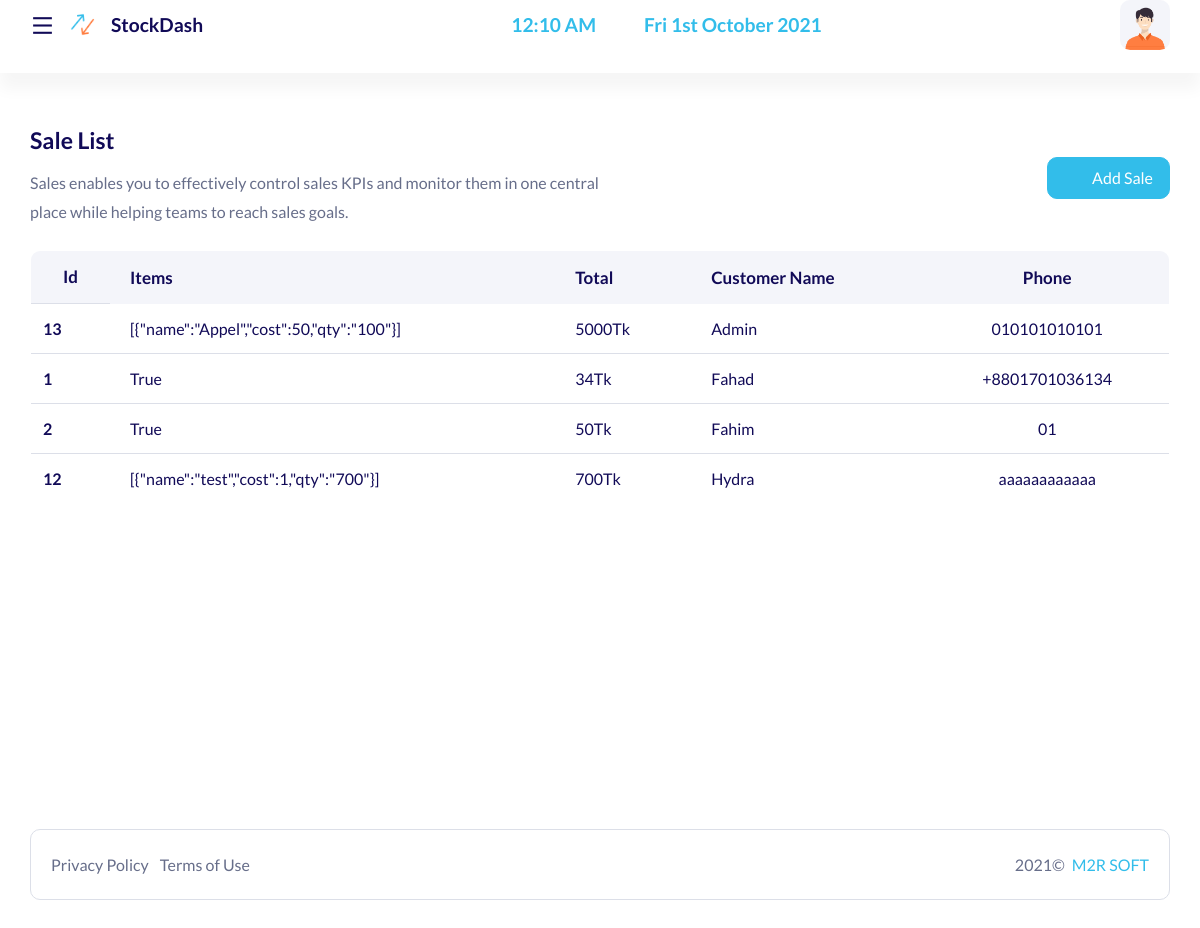
The app's page /sales/ (signed in) with its own data.
### home/models.py (models this page shows, shortened)
class Sales(models.Model):
    items_json = models.CharField(max_length=900)
    amount = models.IntegerField(default=0)
    name=models.CharField(max_length=100, default="")
    phone = models.CharField(max_length=100, default="")
    time=models.DateTimeField(default=now)

### home/views.py (the view)
# urls.py: path('sales/', login_required(SalesListView.as_view()), name='sales-list'),
class SalesListView(generic.ListView):
    model = Sales
    template_name = 'home/sale-list.html'
    context_object_name = 'sales'
    queryset = Sales.objects.all().order_by('name')

### templates/home/sale-list.html
﻿{% extends 'main.html' %}
{% block body %}
{% load static %}
{% load crispy_forms_tags %}
<div class="content-page">
     <div class="container-fluid">
        <div class="row">
            <div class="col-lg-12">
                <div class="d-flex flex-wrap align-items-center justify-content-between mb-4">
                    <div>
                        <h4 class="mb-3">Sale List</h4>
                        <p class="mb-0">Sales enables you to effectively control sales KPIs and monitor them in one central<br>
                         place while helping teams to reach sales goals. </p>
                    </div>
                    <a href="add-sale.html" class="btn btn-primary add-list"><i class="las la-plus mr-3"></i>Add Sale</a>
                </div>
            </div>
            <div class="col-lg-12">
                <div class="table-responsive rounded mb-3">
                <table class="data-table table mb-0 tbl-server-info">
                    <thead class="bg-white text-uppercase">
                        <tr class="ligth ligth-data">
                            <th scope="col">Id</th>
                            <th scope="col">Items</th>
                            <th scope="col">Total</th>
                            <th scope="col">Customer Name</th>
                            <th scope="col">Phone</th>
                        </tr>
                    </thead>
                    <tbody class="ligth-body">
                        {% for p in sales %}
                        <tr>
                          <th scope="row">{{p.id}}</th>
                          <td>{{p.items_json}}</td>
                          <td>{{p.amount}}Tk</td>
                          <td>{{p.name}}</td>
                          <td>{{p.phone}}</td>
                           </tr>
                        {% endfor %}
                    </tbody>
                </table>
                </div>
            </div>
        </div>
    </div>
      </div>
    </div>
{% endblock  %}

### templates/main.html (shortened to what this page needs)
{%load static%}
<!doctype html>
<html lang="en">
  <head>
      <link rel="stylesheet" href={%static "assets/css/backend-plugin.min.css"%}>
      <link rel="stylesheet" href={%static "assets/css/backend.css"%}>
      <link rel="stylesheet" href={%static "https://cdnjs.cloudflare.com/ajax/libs/font-awesome/6.0.0-beta2/css/all.min.css"%}>
      <link rel="stylesheet" href={%static "https://cdnjs.cloudflare.com/ajax/libs/line-awesome/1.3.0/line-awesome/css/line-awesome.min.css"%}>
      <link rel="stylesheet" href="https://cdn.jsdelivr.net/npm/remixicon@2.5.0/fonts/remixicon.css">  </head>
  <body class="  ">
    <div class="wrapper">
                  <div class="iq-top-navbar">
            <div class="iq-navbar-custom">
                <nav class="navbar navbar-expand-lg navbar-light p-0">
                    <div class="iq-navbar-logo d-flex align-items-center justify-content-between">
                        <i class="ri-menu-line wrapper-menu"></i>
                        <a href="/" class="header-logo">
                            <img src="assets/images/logo.png" class="img-fluid rounded-normal" alt="logo">
                            <h5 class="logo-title ml-3">StockDash</h5>
                        </a>
                    </div>
                    <div class="iq-search-bar device-search">
                        <ul class="list-unstyled list-group list-group-horizontal">
                            <li class="nav-item mr-5">
                                <h5 class="text-primary">{% now "h:i A" as current_time %} {{ current_time|center:"150" }}</h5>
                            </li>
                            <li class="nav-item">
                                <h5 class="text-primary">{% now "D jS F Y" %}</h5>
                            </li>
                        </ul>
                    </div>
                    <div class="d-flex align-items-center">
                        <div class="collapse navbar-collapse" id="navbarSupportedContent">
                            <ul class="navbar-nav ml-auto navbar-list align-items-center">
                                <li class="nav-item nav-icon dropdown caption-content">
                                    <a href="#" class="search-toggle dropdown-toggle" id="dropdownMenuButton4" data-toggle="dropdown" aria-haspopup="true" aria-expanded="false">
                                        <img src={%static "assets/images/user.png"%} class="img-fluid rounded" alt="user">
                                    </a>
                                </li>
                            </ul>
                        </div>
                    </div>
                </nav>
            </div>
        </div>
        {% block body %}
        {% endblock %}
    <footer class="iq-footer">
            <div class="container-fluid">
            <div class="card">
                <div class="card-body">
                    <div class="row">
                        <div class="col-lg-6">
                            <ul class="list-inline mb-0">
                                <li class="list-inline-item"><a href="privacy-policy.html">Privacy Policy</a></li>
                                <li class="list-inline-item"><a href="terms-of-service.html">Terms of Use</a></li>
                            </ul>
                        </div>
                        <div class="col-lg-6 text-right">
                            <span class="mr-1"><script>document.write(new Date().getFullYear())</script>©</span> <a href="#" class="">M2R SOFT</a>
                        </div>
                    </div>
                </div>
            </div>
        </div>
    </footer>
  </body>
</html>

### records on screen
Sales: id "13", items_json "[{\"name\":\"Appel\",\"cost\":50,\"qty\":\"100\"}]", amount "5000", name "Admin", phone "010101010101"
Sales: id "1", items_json "True", amount "34", name "Fahad", phone "+8801701036134"
Sales: id "2", items_json "True", amount "50", name "Fahim", phone "01"
Sales: id "12", items_json "[{\"name\":\"test\",\"cost\":1,\"qty\":\"700\"}]", amount "700", name "Hydra", phone "aaaaaaaaaaaa"

### other values on screen
{{ current_time|center:"150" }} "12:10 AM"
